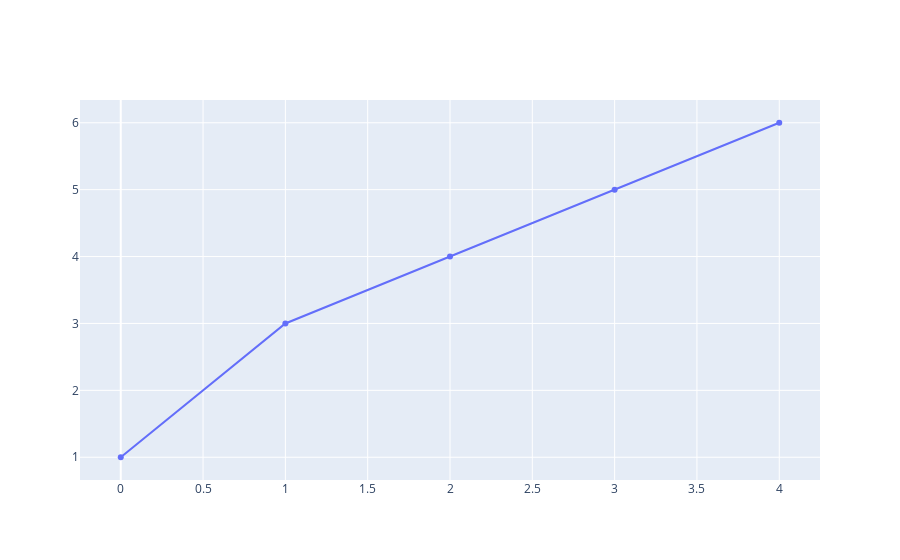

Source (notebook cell):
### Code cell
import numpy as np
import plotly.graph_objects as go

x = [0, 1, 2, 3, 4, 5, 6, 7, 8, 9]
y = [1, 3, 4, 5, 6]
fig = go.Figure(data=go.Scatter(x = x, y = y))
fig.show()

### Figure 1 — Plotly figure (JSON) as saved in the notebook; plotly's stock layout.template omitted (floating-point values rounded to 4 significant figures)
{"data": [{"type": "scatter", "x": [0, 1, 2, 3, 4, 5, 6, 7, 8, 9], "y": [1, 3, 4, 5, 6]}], "layout": {}}
